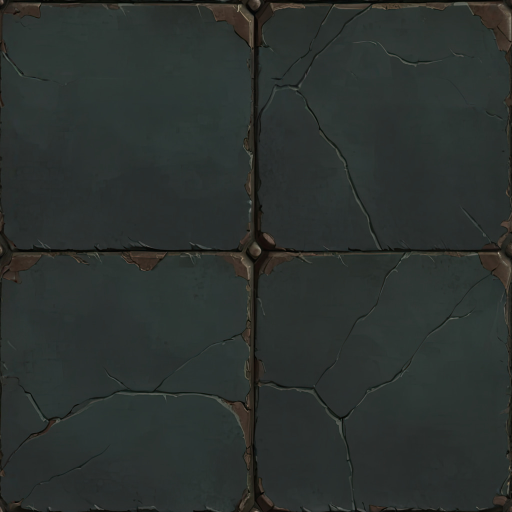
#> input picture scripts/assets/blender_tidehold/FloorStone_Color.jpg, 1024 x 1024 px, given in place of Rock054_Color.jpg, which was not available (shown at 1/2 size)
$ python clean_rock054_crystals.py blender_tidehold/FloorStone_Color.jpg
#> lines starting #> are read from the running program, lines starting #| are printed output that depends on the picture; after the words box and inside, x2 and y2 are one past the last pixel; in counts of white or black regions, pixels touching at a corner belong together; pictures that were not available may be replaced by others from this repository, and a replacement may not be noted
# Remove the purple crystal blobs baked into Rock054's COLOUR map.
#
#   python3 scripts/assets/clean_rock054_crystals.py [--check]
#
# SPACEY, 2026-09-22, with a screenshot of painted ground: "the bug with the
# weird pixels on our textures is back". They are not a shader artifact and
# never were, `Rock054_Color.jpg` ships ~7,500 violet pixels in little
# lozenge shapes scattered over the sandstone, and Rock054 is a
# `paintDefault` swatch ("Sandstone Face", terrain_texture_sets.ts) used by
# Thornhollow, so it turns up wherever that swatch is painted. The reason it reads as "back" is that the painted-ground
# relief work makes near-field surface detail far more legible.
#
# COLOUR ONLY. Measured against the mask, the blobs move the sibling maps by
# under 2% of range (AO -5.5/255, normal +2.4, roughness +5.2), i.e. they are
# not modelled in the relief, so cleaning the albedo leaves no ghost bumps
# and the other three sheets are left alone.
#
# The fill is a push-pull pyramid seeded from the surrounding stone followed
# by Jacobi diffusion, both with WRAP edges: these are seamless tiles and
# blobs sit within 6 px of all four borders, so a clamped fill would pull a
# smear into the seam.
import sys

import numpy as np
from PIL import Image

TARGETS = [
    'public/textures/terrain/Rock054_Color.jpg',
    'public/textures/battleground/Rock054.jpg',   # same sheet, second home
]


def violet_seeds(a):
    """The saturated CORES of the crystals."""
    r, g, b = a[:, :, 0], a[:, :, 1], a[:, :, 2]
    mx = a.max(axis=2)
    mn = a.min(axis=2)
    sat = np.where(mx > 0, (mx - mn) / np.maximum(mx, 1), 0.0)
    return (b > g + 18) & (r > g + 6) & (sat > 0.16) & (mx > 40)


def violet_mask(a):
    """Whole crystals, not just their cores. Filling only the saturated part
    leaves a grey lozenge exactly where the purple was, the blob's rim
    desaturates before it ends, so the shape survives the hue test.

    The separator that works: this sandstone is uniformly WARM. Only 1.8% of
    the sheet has b > g at all, and that 1.8% IS the crystals. So take the
    saturated cores as seeds and grow them, by morphological reconstruction,
    through every cool-shifted pixel they touch (b > g - 3, which reaches the
    neutral rim). Nothing of the rock is cool enough to be swept in, and an
    isolated cool pixel with no crystal in it is never reached."""
    r, g, b = a[:, :, 0], a[:, :, 1], a[:, :, 2]
    loose = b > g - 3
    m = violet_seeds(a) & loose
    while True:
        grown = m | (dilate_wrap(m, 1) & loose)
        if grown.sum() == m.sum():
            return grown
        m = grown


def dilate_wrap(m, r):
    out = m.copy()
    for dy in range(-r, r + 1):
        for dx in range(-r, r + 1):
            if dx * dx + dy * dy > r * r:
                continue
            out |= np.roll(np.roll(m, dy, axis=0), dx, axis=1)
    return out


def inpaint_wrap(img, mask, jacobi=180):
    """Fill `mask` from the rest of `img`. Pyramid first so the fill starts
    from the right local tone even in the middle of a blob, then diffusion to
    take the blockiness out."""
    valid = (~mask).astype(np.float64)
    pyr = [(img * valid[:, :, None], valid)]
    while min(pyr[-1][1].shape) > 4:
        c, v = pyr[-1]
        h, w = (c.shape[0] // 2) * 2, (c.shape[1] // 2) * 2
        c, v = c[:h, :w], v[:h, :w]
        pyr.append((c[0::2, 0::2] + c[1::2, 0::2] + c[0::2, 1::2] + c[1::2, 1::2],
                    v[0::2, 0::2] + v[1::2, 0::2] + v[0::2, 1::2] + v[1::2, 1::2]))
    c, v = pyr[-1]
    out = np.where(v[:, :, None] > 0, c / np.maximum(v, 1e-9)[:, :, None], 0.0)
    for lvl in range(len(pyr) - 2, -1, -1):
        c, v = pyr[lvl]
        up = np.repeat(np.repeat(out, 2, axis=0), 2, axis=1)
        up = up[:c.shape[0], :c.shape[1]]
        have = (v[:, :, None] > 0)
        out = np.where(have, np.where(have, c / np.maximum(v, 1e-9)[:, :, None], 0.0), up)
    filled = np.where(mask[:, :, None], out, img)
    for _ in range(jacobi):
        nb = (np.roll(filled, 1, 0) + np.roll(filled, -1, 0)
              + np.roll(filled, 1, 1) + np.roll(filled, -1, 1)) * 0.25
        filled = np.where(mask[:, :, None], nb, img)
    return filled


def main():
    check = '--check' in sys.argv
    for path in TARGETS:
        im = Image.open(path).convert('RGB')
#> im is the input picture: PIL image 1024x1024 RGB; mean R, G, B 43.6, 49.5, 47
        a = np.asarray(im, dtype=np.int16)
        m = violet_mask(a)
#> in violet_mask, `loose = b > g - 3`:
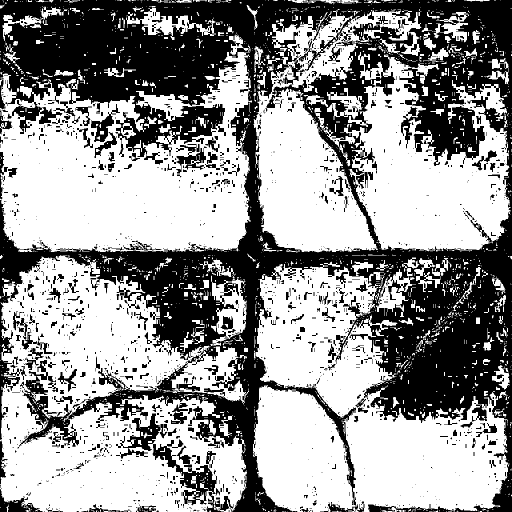
#> loose: shape (1024, 1024) bool (shown at 1/2 size); 59.1% white; 1658 black regions (1271 under 20 px), largest, box (x1, y1, x2, y2) and area: (0, 0, 1024, 1024) 378510, (305, 880, 448, 1024) 4827, (232, 827, 335, 917) 2763
#> in violet_seeds, `sat = np.where(mx > 0, (mx - mn) / np.maximum(mx, 1), 0.0)`:
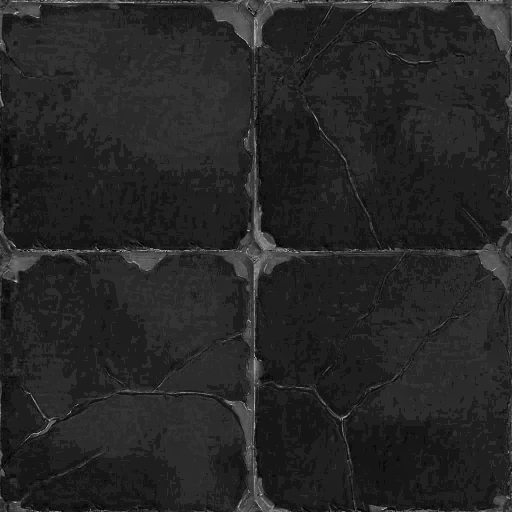
#> sat: shape (1024, 1024) float64 (shown at 1/2 size); min 0, max 1, mean 0.15
#> in violet_seeds, `return (b > g + 18) & (r > g + 6) & (sat > 0.16) & (mx > 40)`: returned value: shape (1024, 1024) bool; every value is 0
        if check:
            print(f'{path}: {int(violet_seeds(a).sum())} core px, {int(m.sum())} whole-crystal px')
            continue
        if not m.any():
            print(f'{path}: already clean')
            continue
        # The blobs carry a soft halo a pixel or two wide that survives the
        # strict hue test; fill that too or every crystal leaves a ring.
        fill = dilate_wrap(m, 2)
        out = inpaint_wrap(np.asarray(im, dtype=np.float64), fill)
        res = np.clip(out + 0.5, 0, 255).astype(np.uint8)
        Image.fromarray(res).save(path, quality=95, subsampling=0)
        left = int(violet_mask(np.asarray(Image.open(path).convert('RGB'), dtype=np.int16)).sum())
        print(f'{path}: filled {int(fill.sum())} px ({int(m.sum())} violet + halo), '
              f'{left} violet px left')
#> pass 2 of the loop in main, `for path in TARGETS:`:
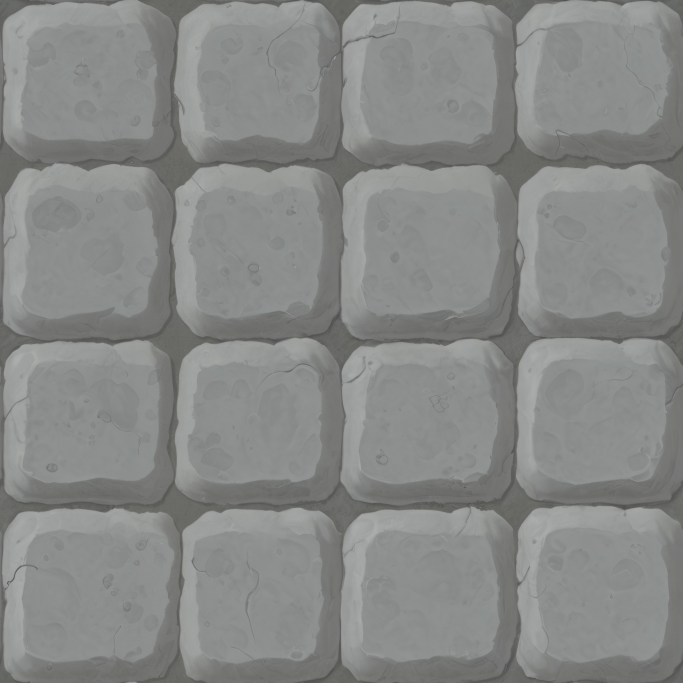
#> input picture scripts/assets/blender_tidehold/FloorTile_Color.jpg, 2048 x 2048 px, given in place of Rock054.jpg, which was not available (shown at 1/3 size)
#> in main, im is the input picture: PIL image 2048x2048 RGB; mean R, G, B 135.4, 137.1, 135.5
#> a: shape (2048, 2048, 3) int16
#> r: shape (2048, 2048) int16
#> g: shape (2048, 2048) int16
#> b: shape (2048, 2048) int16
#> in violet_mask (call 2), `loose = b > g - 3`:
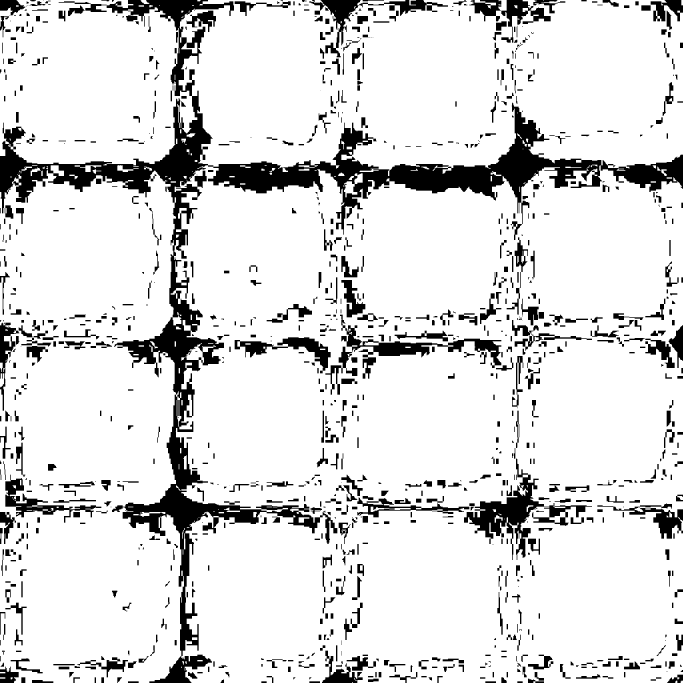
#> loose: shape (2048, 2048) bool (shown at 1/3 size); 86.4% white; 1029 black regions (118 under 20 px), largest, box (x1, y1, x2, y2) and area: (0, 0, 2048, 2048) 284201, (1392, 1376, 1776, 1680) 23862, (1020, 944, 1504, 1136) 15343
#> mx: shape (2048, 2048) int16
#> mn: shape (2048, 2048) int16
#> in violet_seeds (call 2), `sat = np.where(mx > 0, (mx - mn) / np.maximum(mx, 1), 0.0)`:
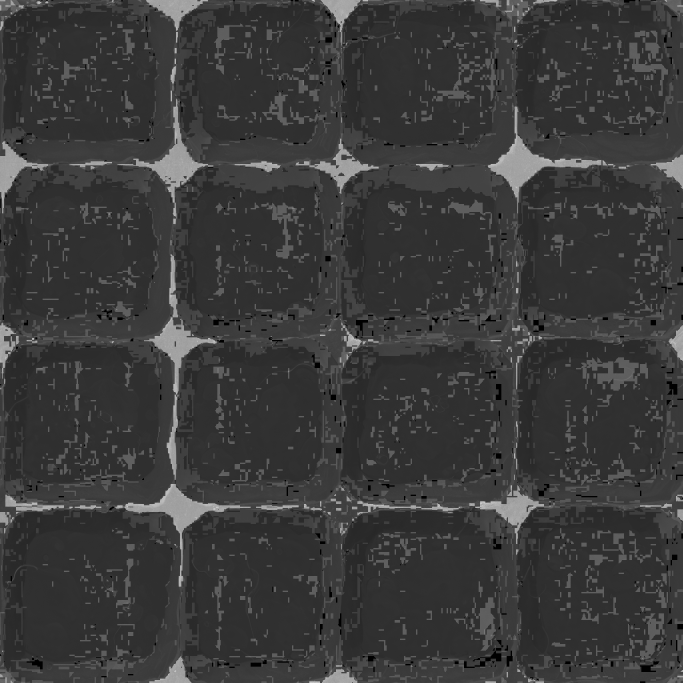
#> sat: shape (2048, 2048) float64 (shown at 1/3 size); min 0, max 0.0741, mean 0.0171; drawn with min black and max white


if __name__ == '__main__':
    main()
